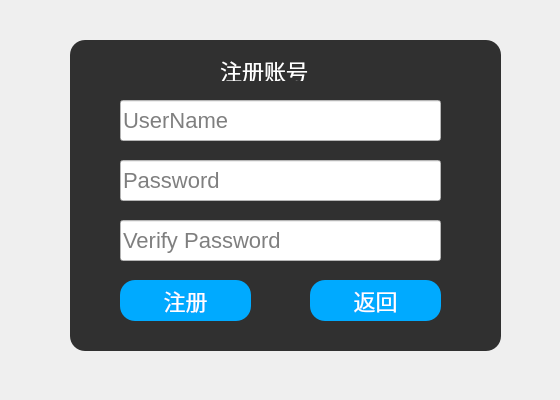
<?xml version="1.0" encoding="UTF-8"?>
<ui version="4.0">
 <class>Register</class>
 <widget class="QWidget" name="Register">
  <property name="geometry">
   <rect>
    <x>0</x>
    <y>0</y>
    <width>560</width>
    <height>400</height>
   </rect>
  </property>
  <property name="windowTitle">
   <string>CCMessenger</string>
  </property>
  <property name="styleSheet">
   <string notr="true">#Register{
border-image: url(:/res/bluebackground.jpg);
}


*{
font-size:22px;
}

#frame{border-radius:15px;}</string>
  </property>
  <widget class="QFrame" name="frame">
   <property name="geometry">
    <rect>
     <x>70</x>
     <y>40</y>
     <width>431</width>
     <height>311</height>
    </rect>
   </property>
   <property name="styleSheet">
    <string notr="true">background-color: rgba(0,0,0,0.8);

</string>
   </property>
   <property name="frameShape">
    <enum>QFrame::StyledPanel</enum>
   </property>
   <property name="frameShadow">
    <enum>QFrame::Raised</enum>
   </property>
   <widget class="QLineEdit" name="userNameEdit">
    <property name="geometry">
     <rect>
      <x>50</x>
      <y>60</y>
      <width>321</width>
      <height>41</height>
     </rect>
    </property>
    <property name="styleSheet">
     <string notr="true">background-color: rgb(255, 255, 255);</string>
    </property>
    <property name="placeholderText">
     <string>UserName</string>
    </property>
   </widget>
   <widget class="QLineEdit" name="passwordEdit">
    <property name="geometry">
     <rect>
      <x>50</x>
      <y>120</y>
      <width>321</width>
      <height>41</height>
     </rect>
    </property>
    <property name="styleSheet">
     <string notr="true">background-color: rgb(255, 255, 255);</string>
    </property>
    <property name="placeholderText">
     <string>Password</string>
    </property>
   </widget>
   <widget class="QLineEdit" name="verifyPasswordEdit">
    <property name="geometry">
     <rect>
      <x>50</x>
      <y>180</y>
      <width>321</width>
      <height>41</height>
     </rect>
    </property>
    <property name="styleSheet">
     <string notr="true">background-color: rgb(255, 255, 255);</string>
    </property>
    <property name="text">
     <string/>
    </property>
    <property name="placeholderText">
     <string>Verify Password</string>
    </property>
   </widget>
   <widget class="QLabel" name="label">
    <property name="geometry">
     <rect>
      <x>150</x>
      <y>20</y>
      <width>111</width>
      <height>21</height>
     </rect>
    </property>
    <property name="styleSheet">
     <string notr="true">color: rgb(255, 255, 255);
background:transparent;
font: 57 16pt &quot;Adobe Myungjo Std M&quot;;
</string>
    </property>
    <property name="text">
     <string>注册账号</string>
    </property>
   </widget>
   <widget class="QPushButton" name="registerBtn">
    <property name="geometry">
     <rect>
      <x>50</x>
      <y>240</y>
      <width>131</width>
      <height>41</height>
     </rect>
    </property>
    <property name="styleSheet">
     <string notr="true">background-color: rgb(0, 170, 255);
border-radius:15px;
color: rgb(255, 255, 255);</string>
    </property>
    <property name="text">
     <string>注册</string>
    </property>
   </widget>
   <widget class="QPushButton" name="backBtn">
    <property name="geometry">
     <rect>
      <x>240</x>
      <y>240</y>
      <width>131</width>
      <height>41</height>
     </rect>
    </property>
    <property name="styleSheet">
     <string notr="true">background-color: rgb(0, 170, 255);
border-radius:15px;
color: rgb(255, 255, 255);</string>
    </property>
    <property name="text">
     <string>返回</string>
    </property>
   </widget>
  </widget>
 </widget>
 <resources/>
 <connections/>
</ui>
